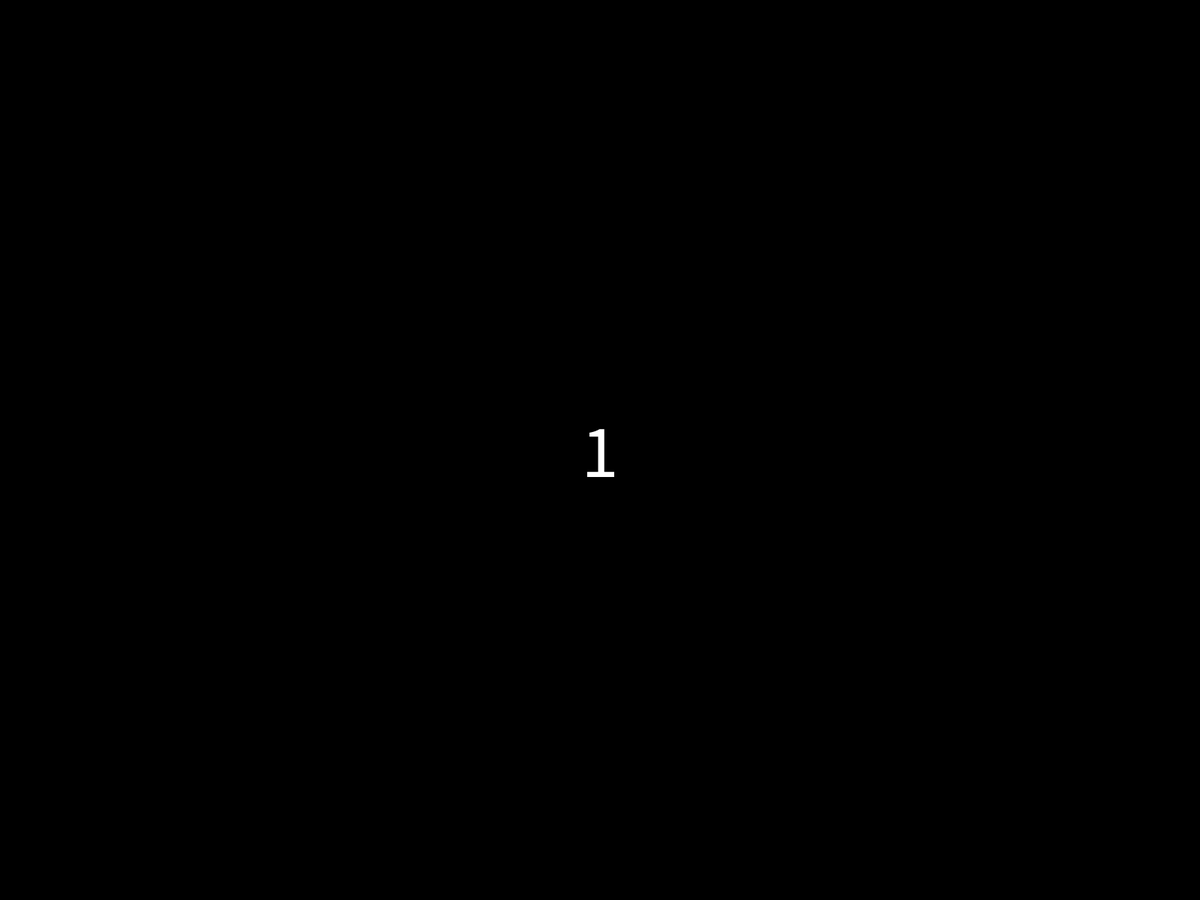
Frame 1 (no input)
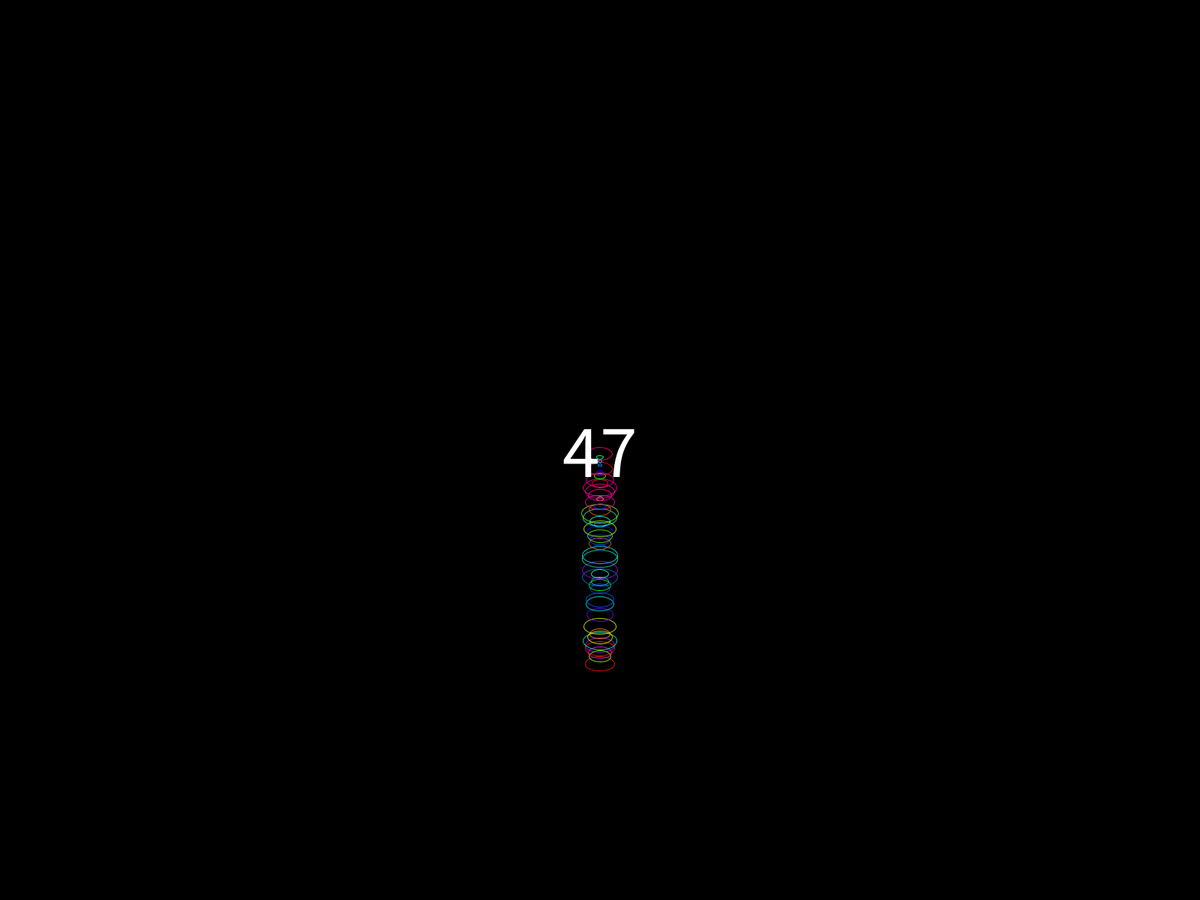
Frame 60 (the mouse pressed at the canvas centre just before this capture)
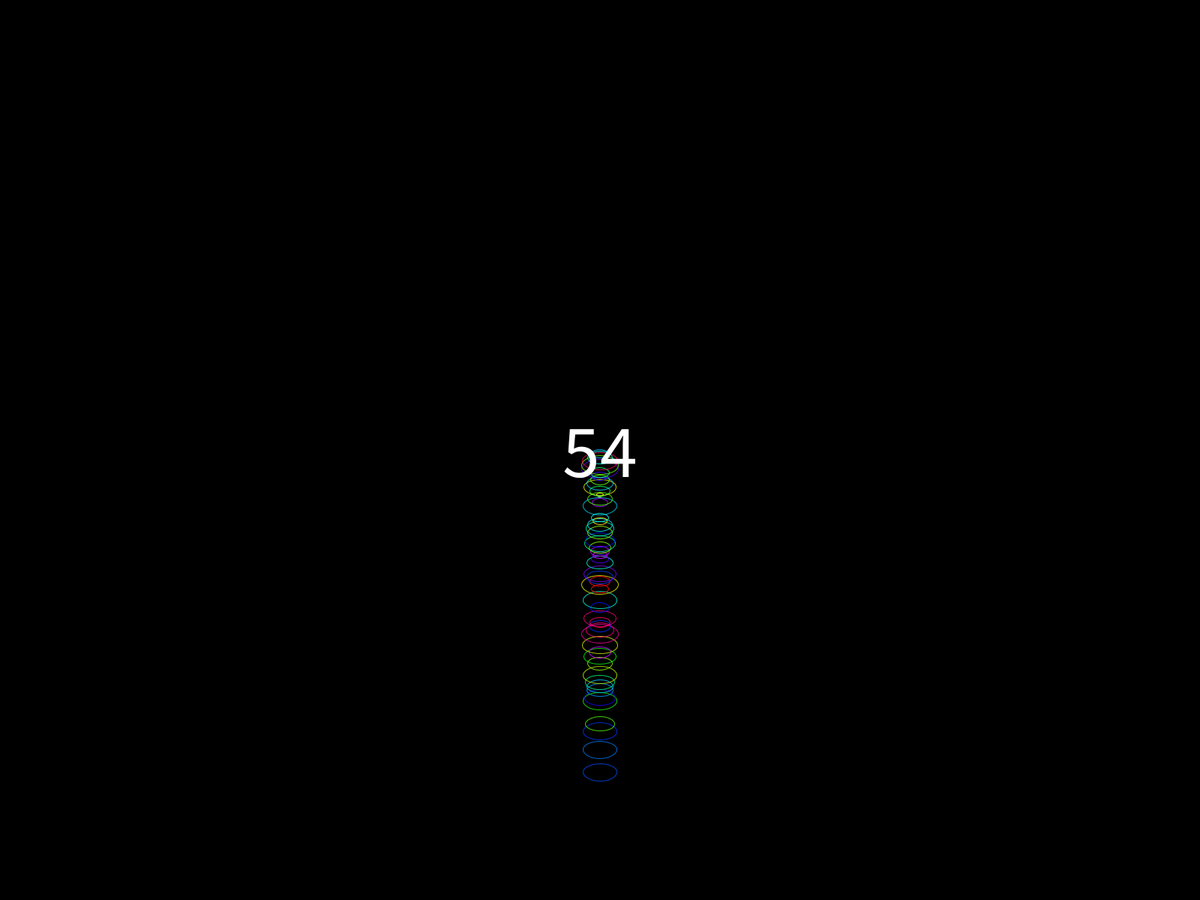
Frame 120 (the mouse held since frame 60 and released just before this capture)

The Processing sketch that drew these frames (run headless with seeded random() and noise(); from frame 60 on, the mouse is pressed at the canvas centre):

// Processing sketch: OOPrippleCopy
// ── OOPrippleCopy.pde
//Max Dodek
//2.3
//May 18,2022

// 0 =transparency, he used variable a for transparency

int n;
//Ripple [] ripples;
ArrayList<Ripple> ripples; 
int MaxSize;


void setup() {
  fullScreen();
  colorMode(HSB);
  textAlign(CENTER, CENTER);
  noFill();

  colorMode(HSB);

  n =100;


  //ripples = new Ripple[n];
  ripples = new ArrayList<Ripple>();//()??
  MaxSize=50;
  

  //int i=0;
  //while (i<n) {
  //  ripples.add (new  Ripple());//confirm what is***
  //  i++;
  //}
}

void draw() {
  ripples.add (new  Ripple());
  background(0);
  int i=0;
  while (i<ripples.size()) {
    Ripple r = ripples.get(i);
    r.show();
    r.act();
    if (r.isDead()) {
      ripples.remove(i);
    } else {
      i++;
    }
  }

  textSize(100);
  text(ripples.size(), width/2, height/2);
}

// ── Interactions.pde
void mouseReleased(){
 ripples.add(new Ripple()); 
}

// ── Ripple.pde
class Ripple {
  float x, y, size;
  float o; //o = opacity
  float hue;
  int vx;
  int vy;
  //constructor
  Ripple() { //why opacity not working //Make Sure with him doing correct***
    x=random(width);
    y=random(height);
    size = random(1, MaxSize);
    x=width/2;
    y=height/2;
    hue=random(0, 255);
    vx=0;
    vy=5;
  }


  //behavior
  void show() {
    stroke(hue, 255, 255, o);

    ellipse(x, y, size, size/2);
  }

  void act () {
    o = map(size, 1, 200, 255, 0);//1,100= range of size, 255-0=range of 0 - this goes in this, no tconstructor

    size=size+0.5;

    x= x+vx;
    y= y+vy;
    if (y>height) y=0;

    //if (size> 200) {
    //  o=255;
    //  size = 0;
    //  x=mouseX;
    //  y=mouseY;
    //}
  }
  boolean isDead() {
    if (size>= MaxSize) {//fin
      return true;
    } else {
      return false;
    }
  }
}
